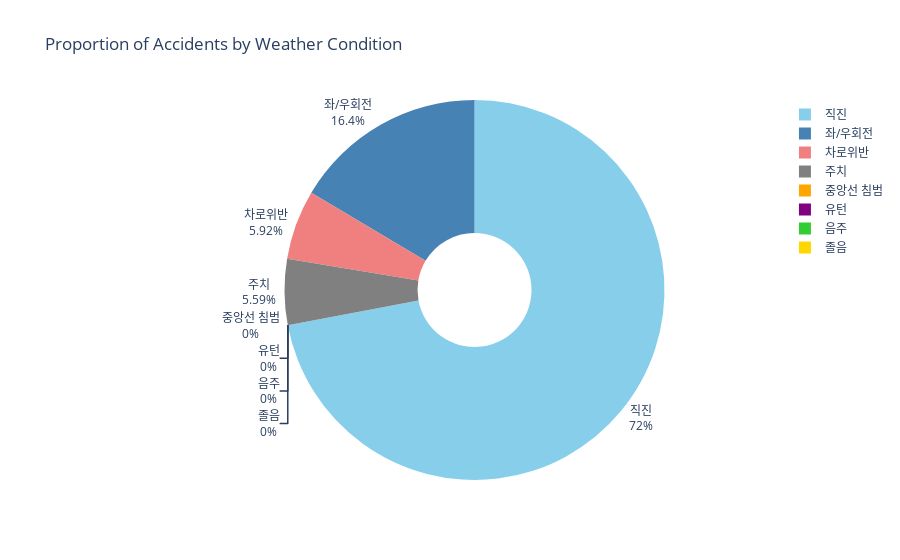

Write notebook code for a chart like this one.
### Code cell
# 데이터
movement_condi = ["중앙선 침범", "차로위반", "직진", "좌/우회전", "유턴", "주치", "음주", "졸음"]
auto_acci = mov_auto_cnts
colors = ['skyblue', 'steelblue', 'lightcoral', 'gray', 'orange', 'purple', 'limegreen', 'gold']

# 데이터 준비
data = pd.DataFrame({
    'Weather': movement_condi,
    'Accidents': auto_acci
})

# 원형그래프 생성 (Plotly)
fig = px.pie(data, values='Accidents', names='Weather', title='Proportion of Accidents by Weather Condition',
             color_discrete_sequence=colors, hole=0.3)  # 도넛형으로 설정 가능
fig.update_traces(textposition='outside', textinfo='percent+label')  # 텍스트를 바깥에 표시

# 출력
fig.show()

### Figure 1 — Plotly figure (JSON) as saved in the notebook; plotly's stock layout.template omitted (floating-point values rounded to 4 significant figures)
{"data": [{"domain": {"x": [0, 1], "y": [0, 1]}, "hole": 0.3, "hovertemplate": "Weather=%{label}<br>Accidents=%{value}<extra></extra>", "labels": ["중앙선 침범", "차로위반", "직진", "좌/우회전", "유턴", "주치", "음주", "졸음"], "legendgroup": "", "name": "", "showlegend": true, "textinfo": "percent+label", "textposition": "outside", "type": "pie", "values": [0, 18, 219, 50, 0, 17, 0, 0]}], "layout": {"legend": {"tracegroupgap": 0}, "piecolorway": ["skyblue", "steelblue", "lightcoral", "gray", "orange", "purple", "limegreen", "gold"], "title": {"text": "Proportion of Accidents by Weather Condition"}}}
